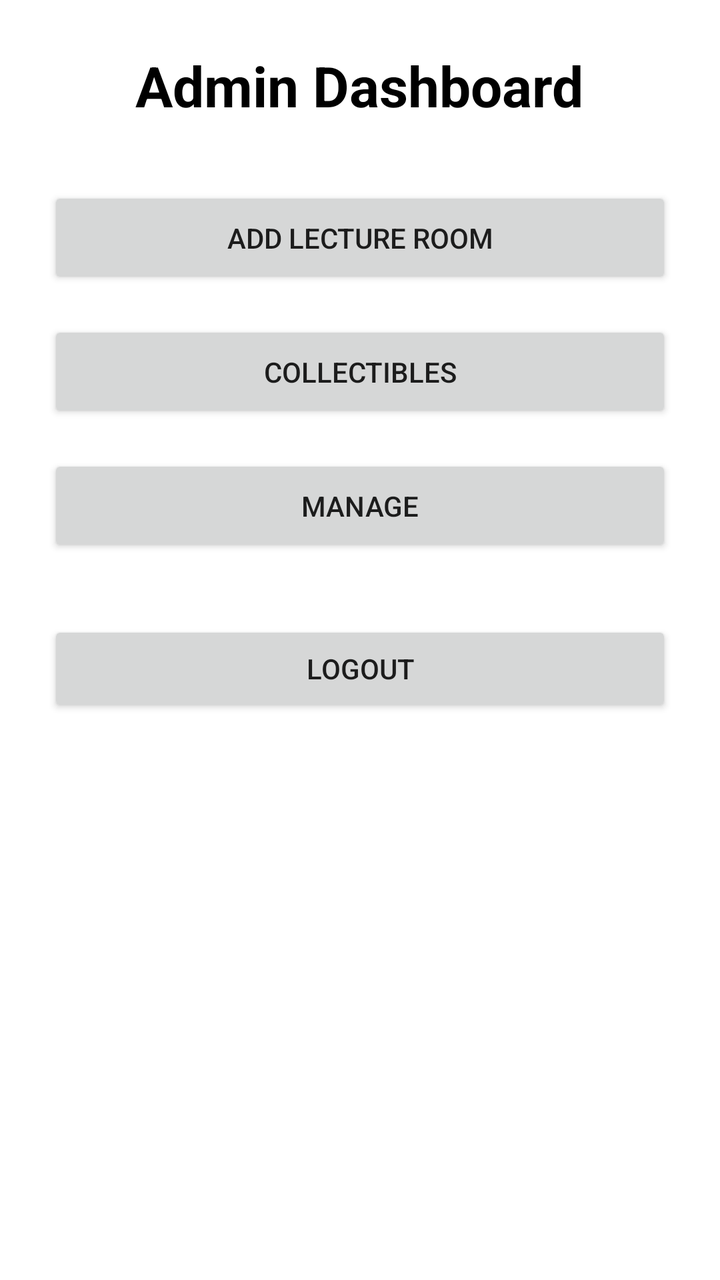
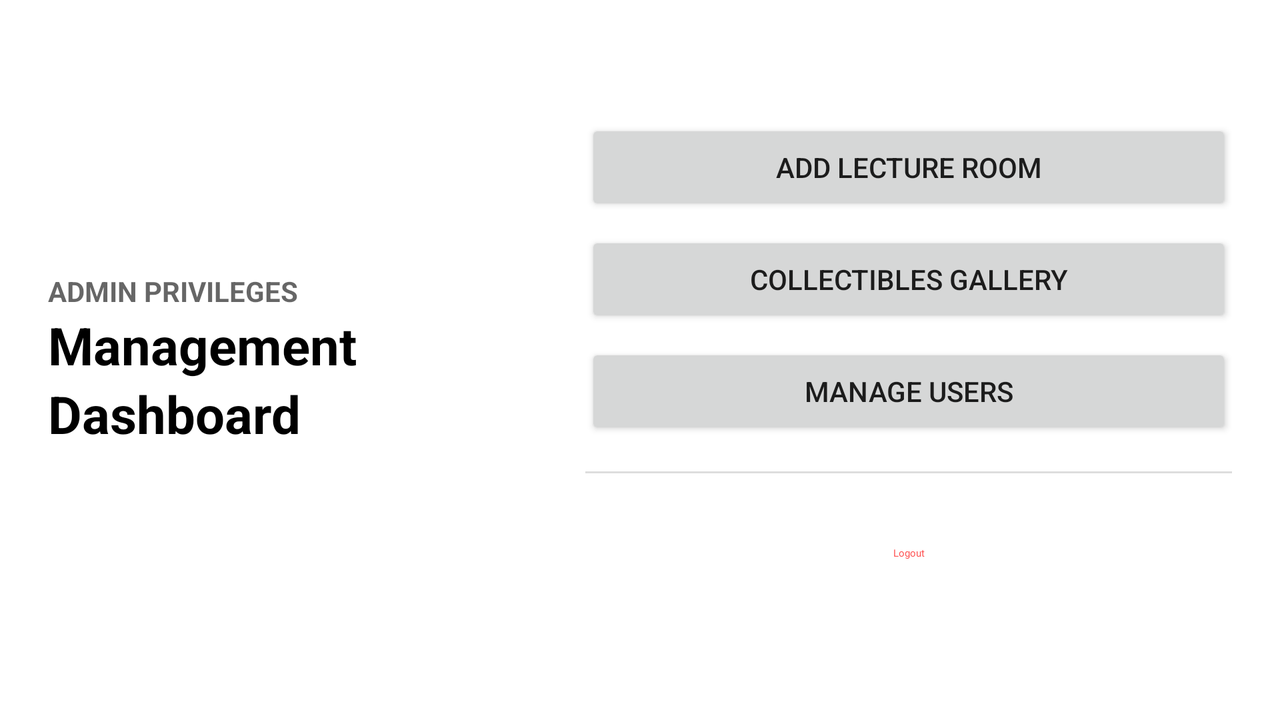

One screen, two layout resources from the same app: the default and the repository's alternative for another configuration. Each is rendered where Android would select it; the XML of both is given below.
<!-- AndroidManifest.xml: application theme Theme.GUE -->
<!-- res/layout/fragment_admin_home.xml -->
<?xml version="1.0" encoding="utf-8"?>
<androidx.core.widget.NestedScrollView xmlns:android="http://schemas.android.com/apk/res/android"
    xmlns:tools="http://schemas.android.com/tools"
    android:layout_width="match_parent"
    android:layout_height="match_parent"
    android:background="@color/white"
    android:fillViewport="true"
    tools:context=".AdminHomeFragment">

    <LinearLayout
        android:layout_width="match_parent"
        android:layout_height="wrap_content"
        android:orientation="vertical"
        android:padding="24dp"
        android:gravity="center_horizontal">

        <TextView
            android:layout_width="wrap_content"
            android:layout_height="wrap_content"
            android:text="Admin Dashboard"
            android:textColor="@color/black"
            android:textSize="28sp"
            android:textStyle="bold"
            android:layout_marginBottom="32dp"/>

        <Button
            android:id="@+id/btn_add_lecture_room"
            android:layout_width="match_parent"
            android:layout_height="wrap_content"
            android:layout_marginBottom="16dp"
            android:text="Add Lecture Room"
            android:padding="16dp" />

        <Button
            android:id="@+id/btn_collectibles"
            android:layout_width="match_parent"
            android:layout_height="wrap_content"
            android:layout_marginBottom="16dp"
            android:text="Collectibles"
            android:padding="16dp" />

        <Button
            android:id="@+id/btn_manage"
            android:layout_width="match_parent"
            android:layout_height="wrap_content"
            android:text="Manage"
            android:padding="16dp" />

        <Button
            android:id="@+id/btn_admin_logout"
            android:layout_width="match_parent"
            android:layout_height="wrap_content"
            android:layout_marginTop="32dp"
            android:text="Logout" />

    </LinearLayout>
</androidx.core.widget.NestedScrollView>
<!-- resources referenced by this layout -->
<resources>
  <color name="black">#FF000000</color>
  <color name="white">#FFFFFFFF</color>
  <style name="Theme.GUE" parent="Base.Theme.GUE" />
  <style name="Base.Theme.GUE" parent="Theme.AppCompat.Light.NoActionBar">
          
          
      </style>
</resources>
<!-- res/layout-land/fragment_admin_home.xml (the repository's variant of the layout above) -->
<!-- drawn on the phone turned sideways -->
<?xml version="1.0" encoding="utf-8"?>
<androidx.core.widget.NestedScrollView xmlns:android="http://schemas.android.com/apk/res/android"
    xmlns:app="http://schemas.android.com/apk/res-auto"
    xmlns:tools="http://schemas.android.com/tools"
    android:layout_width="match_parent"
    android:layout_height="match_parent"
    android:background="@color/white"
    android:fillViewport="true"
    tools:context=".AdminHomeFragment">

    <androidx.constraintlayout.widget.ConstraintLayout
        android:layout_width="match_parent"
        android:layout_height="wrap_content"
        android:padding="24dp">

        <androidx.constraintlayout.widget.Guideline
            android:id="@+id/vertical_guideline"
            android:layout_width="wrap_content"
            android:layout_height="wrap_content"
            android:orientation="vertical"
            app:layout_constraintGuide_percent="0.4" />

        <LinearLayout
            android:id="@+id/branding_container"
            android:layout_width="0dp"
            android:layout_height="wrap_content"
            android:orientation="vertical"
            app:layout_constraintBottom_toBottomOf="parent"
            app:layout_constraintEnd_toStartOf="@+id/vertical_guideline"
            app:layout_constraintStart_toStartOf="parent"
            app:layout_constraintTop_toTopOf="parent">

            <TextView
                android:id="@+id/admin_label"
                android:layout_width="wrap_content"
                android:layout_height="wrap_content"
                android:text="ADMIN PRIVILEGES"
                android:textColor="@color/black"
                android:textSize="14sp"
                android:textStyle="bold"
                android:alpha="0.6" />

            <TextView
                android:id="@+id/dashboard_label"
                android:layout_width="wrap_content"
                android:layout_height="wrap_content"
                android:text="Management\nDashboard"
                android:textColor="@color/black"
                android:textSize="26sp"
                android:textStyle="bold"
                android:lineSpacingExtra="4dp" />
        </LinearLayout>

        <LinearLayout
            android:id="@+id/buttons_container"
            android:layout_width="0dp"
            android:layout_height="wrap_content"
            android:layout_marginStart="32dp"
            android:orientation="vertical"
            app:layout_constraintBottom_toBottomOf="parent"
            app:layout_constraintEnd_toEndOf="parent"
            app:layout_constraintStart_toEndOf="@+id/vertical_guideline"
            app:layout_constraintTop_toTopOf="parent">

            <Button
                android:id="@+id/btn_add_lecture_room"
                android:layout_width="match_parent"
                android:layout_height="wrap_content"
                android:layout_marginBottom="8dp"
                android:padding="12dp"
                android:text="Add Lecture Room" />

            <Button
                android:id="@+id/btn_collectibles"
                android:layout_width="match_parent"
                android:layout_height="wrap_content"
                android:layout_marginBottom="8dp"
                android:padding="12dp"
                android:text="Collectibles Gallery" />

            <Button
                android:id="@+id/btn_manage"
                android:layout_width="match_parent"
                android:layout_height="wrap_content"
                android:padding="12dp"
                android:text="Manage Users" />

            <View
                android:layout_width="match_parent"
                android:layout_height="1dp"
                android:layout_marginTop="16dp"
                android:layout_marginBottom="16dp"
                android:background="#DDDDDD" />

            <Button
                android:id="@+id/btn_admin_logout"
                style="@style/Widget.Material3.Button.TonalButton"
                android:layout_width="match_parent"
                android:layout_height="wrap_content"
                android:text="Logout"
                android:textColor="#FF5252" />
        </LinearLayout>

    </androidx.constraintlayout.widget.ConstraintLayout>
</androidx.core.widget.NestedScrollView>
